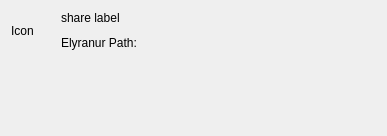
<?xml version="1.0" encoding="UTF-8"?>
<ui version="4.0">
 <class>OCC::ShareDialog</class>
 <widget class="QDialog" name="OCC::ShareDialog">
  <property name="geometry">
   <rect>
    <x>0</x>
    <y>0</y>
    <width>385</width>
    <height>150</height>
   </rect>
  </property>
  <layout class="QVBoxLayout" name="shareDialogVerticalLayout">
   <property name="sizeConstraint">
    <enum>QLayout::SetFixedSize</enum>
   </property>
   <item>
    <layout class="QVBoxLayout" name="verticalLayout">
     <property name="sizeConstraint">
      <enum>QLayout::SetFixedSize</enum>
     </property>
     <item>
      <layout class="QGridLayout" name="gridLayout" rowstretch="0,0" columnstretch="0,0">
       <property name="leftMargin">
        <number>0</number>
       </property>
       <property name="topMargin">
        <number>0</number>
       </property>
       <property name="rightMargin">
        <number>0</number>
       </property>
       <property name="spacing">
        <number>10</number>
       </property>
       <item row="0" column="1">
        <widget class="QLabel" name="label_name">
         <property name="sizePolicy">
          <sizepolicy hsizetype="Minimum" vsizetype="Maximum">
           <horstretch>0</horstretch>
           <verstretch>0</verstretch>
          </sizepolicy>
         </property>
         <property name="minimumSize">
          <size>
           <width>315</width>
           <height>0</height>
          </size>
         </property>
         <property name="text">
          <string>share label</string>
         </property>
         <property name="textFormat">
          <enum>Qt::PlainText</enum>
         </property>
         <property name="wordWrap">
          <bool>true</bool>
         </property>
        </widget>
       </item>
       <item row="1" column="1">
        <widget class="QLabel" name="label_sharePath">
         <property name="sizePolicy">
          <sizepolicy hsizetype="Minimum" vsizetype="Maximum">
           <horstretch>0</horstretch>
           <verstretch>0</verstretch>
          </sizepolicy>
         </property>
         <property name="minimumSize">
          <size>
           <width>315</width>
           <height>0</height>
          </size>
         </property>
         <property name="font">
          <font>
           <weight>50</weight>
           <bold>false</bold>
          </font>
         </property>
         <property name="text">
          <string>Elyranur Path:</string>
         </property>
         <property name="textFormat">
          <enum>Qt::PlainText</enum>
         </property>
         <property name="wordWrap">
          <bool>true</bool>
         </property>
        </widget>
       </item>
       <item row="0" column="0" rowspan="2">
        <widget class="QLabel" name="label_icon">
         <property name="sizePolicy">
          <sizepolicy hsizetype="Maximum" vsizetype="Maximum">
           <horstretch>0</horstretch>
           <verstretch>0</verstretch>
          </sizepolicy>
         </property>
         <property name="minimumSize">
          <size>
           <width>40</width>
           <height>40</height>
          </size>
         </property>
         <property name="maximumSize">
          <size>
           <width>16777215</width>
           <height>16777215</height>
          </size>
         </property>
         <property name="text">
          <string>Icon</string>
         </property>
        </widget>
       </item>
      </layout>
     </item>
     <item>
      <widget class="QScrollArea" name="scrollArea">
       <property name="sizePolicy">
        <sizepolicy hsizetype="Fixed" vsizetype="Fixed">
         <horstretch>0</horstretch>
         <verstretch>0</verstretch>
        </sizepolicy>
       </property>
       <property name="frameShape">
        <enum>QFrame::NoFrame</enum>
       </property>
       <property name="horizontalScrollBarPolicy">
        <enum>Qt::ScrollBarAlwaysOff</enum>
       </property>
       <property name="sizeAdjustPolicy">
        <enum>QAbstractScrollArea::AdjustIgnored</enum>
       </property>
       <property name="widgetResizable">
        <bool>true</bool>
       </property>
       <widget class="QWidget" name="scrollAreaWidgetContents">
        <property name="geometry">
         <rect>
          <x>0</x>
          <y>0</y>
          <width>69</width>
          <height>69</height>
         </rect>
        </property>
        <layout class="QVBoxLayout" name="scrollAreaVerticalLayout"/>
       </widget>
      </widget>
     </item>
    </layout>
   </item>
  </layout>
 </widget>
 <resources/>
 <connections/>
</ui>
